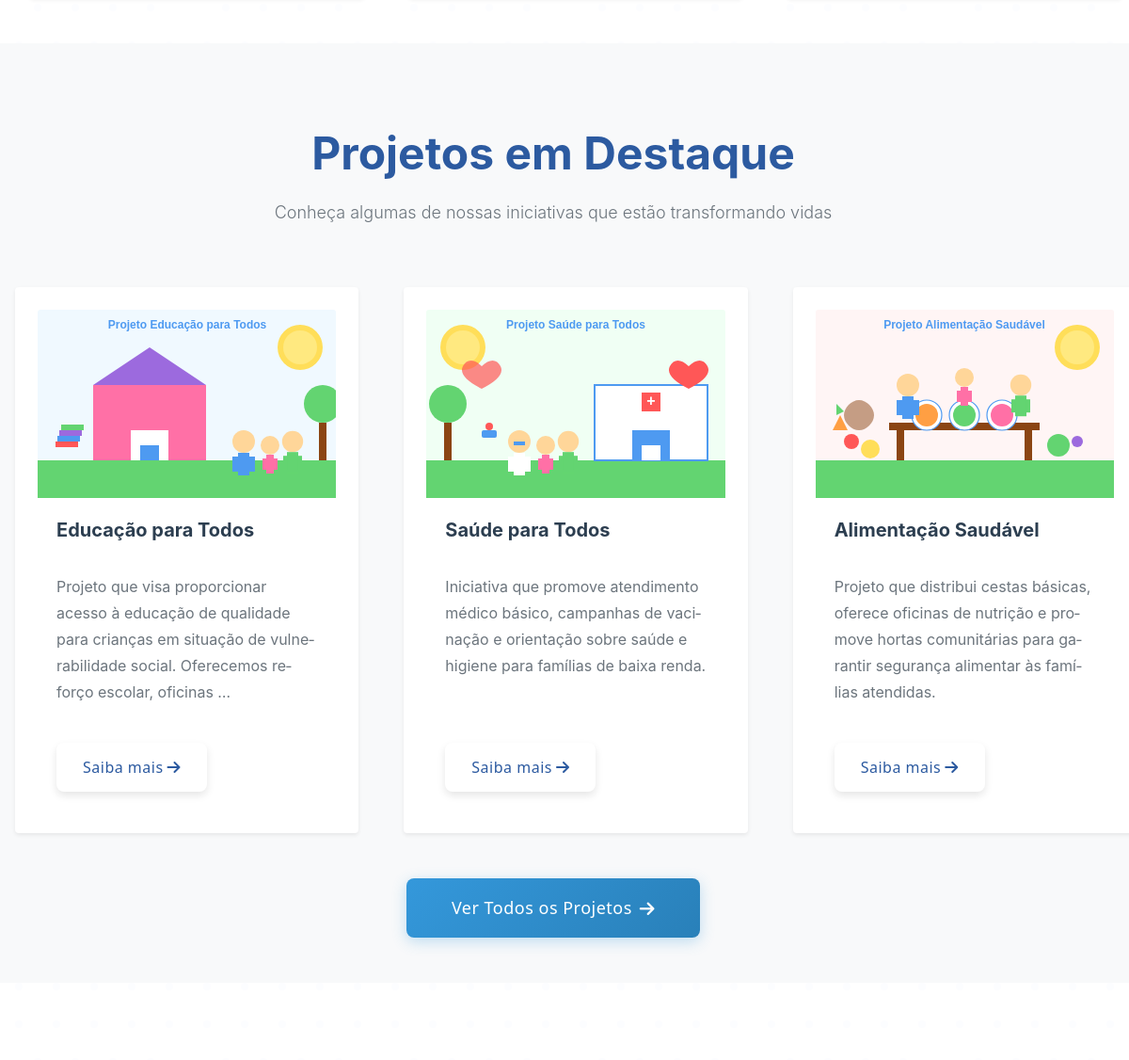
Before: / (middle part) with the older database file.
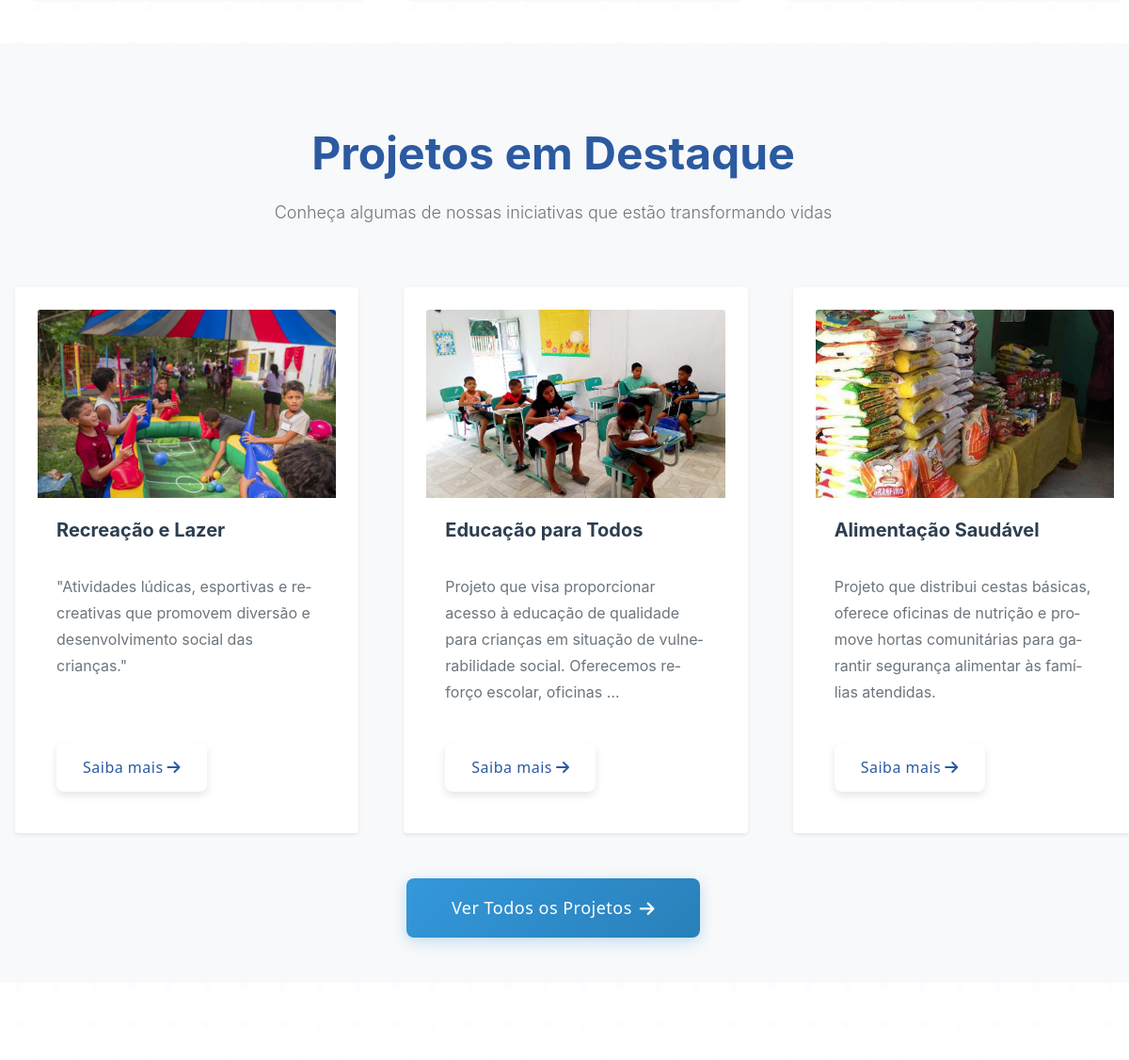
After: the same page with the newer database file.
### core/models.py (models this page shows, shortened)
class Projeto(models.Model):
    titulo = models.CharField(max_length=200)
    descricao = models.TextField()
    imagem = models.ImageField(upload_to='projetos/', verbose_name='Imagem do Projeto', blank=True, null=True)
    data_inicio = models.DateField()
    ativo = models.BooleanField(default=True)
    data_criacao = models.DateTimeField(auto_now_add=True)

### core/views.py (the view)
# urls.py: path('', views.home, name='home'),
def home(request):
    projetos = Projeto.objects.filter(ativo=True).order_by('-data_criacao')[:3]
    return render(request, 'pages/home.html', {'projetos': projetos})

### templates/pages/home.html (shortened to what this page needs)
{% extends 'base/base.html' %}
{% block content %}
<section class="py-5">
</section>
<section class="py-5 bg-light">
    <div class="container">
        <div class="row text-center mb-5">
            <div class="col-12">
                <h2 class="display-5 fw-bold text-primary mb-3">Projetos em Destaque</h2>
                <p class="lead text-muted">Conheça algumas de nossas iniciativas que estão transformando vidas</p>
            </div>
        </div>
        <div class="cards-container">
            <div class="row g-4">
            {% if projetos %}
                {% for projeto in projetos %}
                <div class="col-lg-4 col-md-6 col-sm-12">
                    <div class="card h-100 border-0 shadow-sm">
                        {% if projeto.imagem %}
                        <img src="{{ projeto.imagem.url }}" class="card-img-top" alt="{{ projeto.titulo }}" style="height: 200px; object-fit: cover;">
                        {% else %}
                        <div class="card-img-top d-flex align-items-center justify-content-center bg-light" style="height: 200px;">
                            <i class="fas fa-image text-muted" style="font-size: 3rem;"></i>
                        </div>
                        {% endif %}
                        <div class="card-body d-flex flex-column">
                            <h5 class="card-title fw-bold mb-3">{{ projeto.titulo }}</h5>
                            <p class="card-text text-muted flex-grow-1">{{ projeto.descricao|truncatewords:20 }}</p>
                            <div class="mt-auto">
                                <a href="{% url 'projetos' %}" class="btn btn-outline-primary">
                                    Saiba mais <i class="fas fa-arrow-right ms-1"></i>
                                </a>
                            </div>
                        </div>
                    </div>
                </div>
                {% endfor %}
            {% endif %}
            </div>
        </div>
        {% if projetos %}
        <div class="row mt-5">
            <div class="col-12 text-center">
                <a href="{% url 'projetos' %}" class="btn btn-primary btn-lg px-5">
                    Ver Todos os Projetos <i class="fas fa-arrow-right ms-2"></i>
                </a>
            </div>
        </div>
        {% endif %}
    </div>
</section>
<section class="py-5">
    <div class="container">
        <div class="row text-center mb-5">
            <div class="col-12">
            </div>
        </div>
</section>
{% endblock %}

Changed rows visible on the page:
removed Projeto: imagem (picture), titulo "Saúde para Todos", descricao "Iniciativa que promove atendimento médico básico, campanhas de vacinação e orientação sobre saúde e higiene para famílias de baixa renda."
added Projeto: imagem (picture), titulo "Recreação e Lazer", descricao "\"Atividades lúdicas, esportivas e recreativas que promovem diversão e desenvolvimento social das crianças.\""
changed Projeto "Educação para Todos": imagem: a different picture
changed Projeto "Alimentação Saudável": imagem: a different picture
